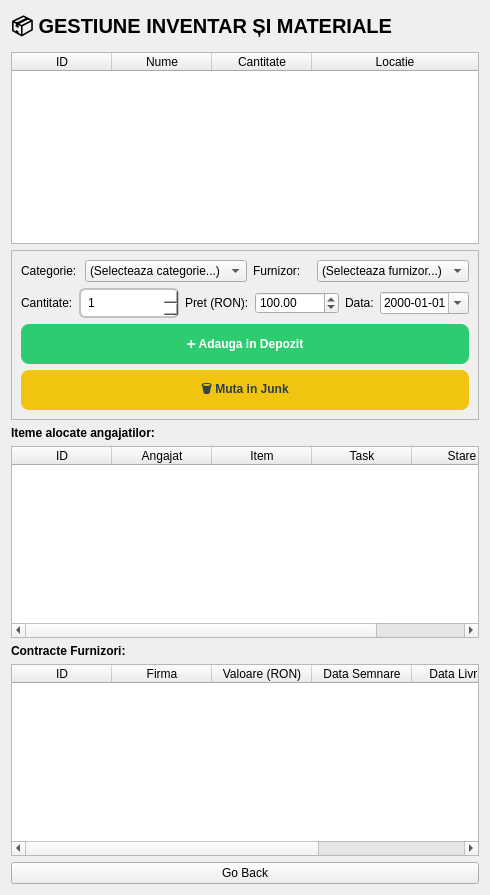
      <widget class="QWidget" name="page_8">
       <property name="styleSheet">
        <string notr="true">/* Stil pentru SpinBox (selectorul de numere) */
QSpinBox {
    border: 2px solid #bdc3c7;
    border-radius: 6px;
    padding: 5px;
    min-width: 70px;
    background-color: white;
}

/* Butonul de Adăugare (Verde) */
QPushButton#btnAddInventar {
    background-color: #2ecc71;
    color: white;
    border-radius: 8px;
    font-weight: bold;
    min-height: 40px;
}

/* Butonul de Scădere (Portocaliu/Galben) */
QPushButton#btnUseInventar {
    background-color: #f1c40f;
    color: #2c3e50;
    border-radius: 8px;
    font-weight: bold;
    min-height: 40px;
}</string>
       </property>
       <layout class="QVBoxLayout" name="verticalLayout_20">
        <item>
         <widget class="QLabel" name="label_32">
          <property name="font">
           <font>
            <family>Segoe UI</family>
            <pointsize>15</pointsize>
            <bold>true</bold>
           </font>
          </property>
          <property name="text">
           <string>📦 GESTIUNE INVENTAR ȘI MATERIALE</string>
          </property>
         </widget>
        </item>
        <item>
         <widget class="QTableWidget" name="tableInventar">
          <attribute name="horizontalHeaderStretchLastSection">
           <bool>true</bool>
          </attribute>
          <column>
           <property name="text">
            <string>ID</string>
           </property>
          </column>
          <column>
           <property name="text">
            <string>Nume</string>
           </property>
          </column>
          <column>
           <property name="text">
            <string>Cantitate</string>
           </property>
          </column>
          <column>
           <property name="text">
            <string>Locatie</string>
           </property>
          </column>
         </widget>
        </item>
        <item>
         <widget class="QFrame" name="frame">
          <property name="frameShape">
           <enum>QFrame::Shape::StyledPanel</enum>
          </property>
          <property name="frameShadow">
           <enum>QFrame::Shadow::Raised</enum>
          </property>
          <layout class="QVBoxLayout" name="verticalLayout_19">
           <item>
            <layout class="QHBoxLayout" name="hLayoutInvRow1">
             <item>
              <widget class="QLabel" name="lblCategorie">
               <property name="text">
                <string>Categorie:</string>
               </property>
              </widget>
             </item>
             <item>
              <widget class="QComboBox" name="comboCategorieInventar">
               <item>
                <property name="text">
                 <string>(Selecteaza categorie...)</string>
                </property>
               </item>
              </widget>
             </item>
             <item>
              <widget class="QLabel" name="lblFurnizor">
               <property name="text">
                <string>Furnizor:</string>
               </property>
              </widget>
             </item>
             <item>
              <widget class="QComboBox" name="comboFurnizorInventar">
               <item>
                <property name="text">
                 <string>(Selecteaza furnizor...)</string>
                </property>
               </item>
              </widget>
             </item>
            </layout>
           </item>
           <item>
            <layout class="QHBoxLayout" name="hLayoutInvRow2">
             <item>
              <widget class="QLabel" name="lblCantitate">
               <property name="text">
                <string>Cantitate:</string>
               </property>
              </widget>
             </item>
             <item>
              <widget class="QSpinBox" name="spinCantitate">
               <property name="minimum">
                <number>1</number>
               </property>
               <property name="maximum">
                <number>9999</number>
               </property>
               <property name="value">
                <number>1</number>
               </property>
              </widget>
             </item>
             <item>
              <widget class="QLabel" name="lblPret">
               <property name="text">
                <string>Pret (RON):</string>
               </property>
              </widget>
             </item>
             <item>
              <widget class="QDoubleSpinBox" name="spinPretInventar">
               <property name="decimals">
                <number>2</number>
               </property>
               <property name="minimum">
                <double>0.010000000000000</double>
               </property>
               <property name="maximum">
                <double>999999.989999999990687</double>
               </property>
               <property name="value">
                <double>100.000000000000000</double>
               </property>
              </widget>
             </item>
             <item>
              <widget class="QLabel" name="lblDataAchizitie">
               <property name="text">
                <string>Data:</string>
               </property>
              </widget>
             </item>
             <item>
              <widget class="QDateEdit" name="dateAchizitieInventar">
               <property name="displayFormat">
                <string>yyyy-MM-dd</string>
               </property>
               <property name="calendarPopup">
                <bool>true</bool>
               </property>
              </widget>
             </item>
            </layout>
           </item>
           <item>
            <widget class="QPushButton" name="btnAddInventar">
             <property name="text">
              <string>➕ Adauga in Depozit</string>
             </property>
            </widget>
           </item>
           <item>
            <widget class="QPushButton" name="btnUseInventar">
             <property name="text">
              <string>🗑️ Muta in Junk</string>
             </property>
            </widget>
           </item>
          </layout>
         </widget>
        </item>
        <item>
         <widget class="QLabel" name="labelInventarAngajati">
          <property name="font">
           <font>
            <family>Segoe UI</family>
            <bold>true</bold>
           </font>
          </property>
          <property name="text">
           <string>Iteme alocate angajatilor:</string>
          </property>
         </widget>
        </item>
        <item>
         <widget class="QTableWidget" name="tableInventarAngajati">
          <attribute name="horizontalHeaderStretchLastSection">
           <bool>true</bool>
          </attribute>
          <column>
           <property name="text">
            <string>ID</string>
           </property>
          </column>
          <column>
           <property name="text">
            <string>Angajat</string>
           </property>
          </column>
          <column>
           <property name="text">
            <string>Item</string>
           </property>
          </column>
          <column>
           <property name="text">
            <string>Task</string>
           </property>
          </column>
          <column>
           <property name="text">
            <string>Stare</string>
           </property>
          </column>
         </widget>
        </item>
        <item>
         <widget class="QLabel" name="labelContracteFurnizori">
          <property name="font">
           <font>
            <family>Segoe UI</family>
            <bold>true</bold>
           </font>
          </property>
          <property name="text">
           <string>Contracte Furnizori:</string>
          </property>
         </widget>
        </item>
        <item>
         <widget class="QTableWidget" name="tableContracteFurnizori">
          <attribute name="horizontalHeaderStretchLastSection">
           <bool>true</bool>
          </attribute>
          <column>
           <property name="text">
            <string>ID</string>
           </property>
          </column>
          <column>
           <property name="text">
            <string>Firma</string>
           </property>
          </column>
          <column>
           <property name="text">
            <string>Valoare (RON)</string>
           </property>
          </column>
          <column>
           <property name="text">
            <string>Data Semnare</string>
           </property>
          </column>
          <column>
           <property name="text">
            <string>Data Livrare</string>
           </property>
          </column>
          <column>
           <property name="text">
            <string>Nr. Obiecte</string>
           </property>
          </column>
         </widget>
        </item>
        <item>
         <widget class="QPushButton" name="btnBackToDash_5">
          <property name="text">
           <string>Go Back</string>
          </property>
         </widget>
        </item>
       </layout>
      </widget>
